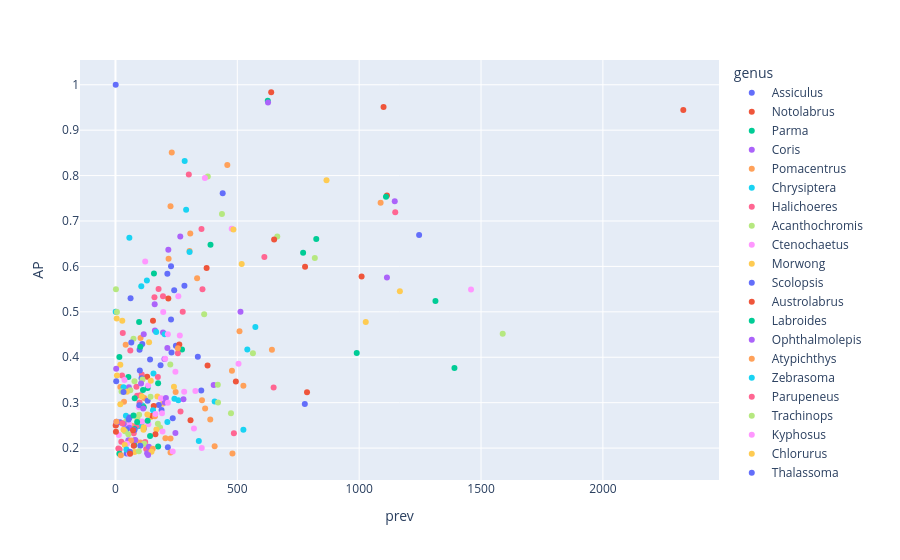

Write notebook code for a chart like this one.
### Code cell
import plotly.express as px
best_species = pd.read_csv(pred_path.parent / 'best_species_300.csv', index_col = 0)
best_species['genus'] = best_species.index.to_series().apply(lambda x: str(x).split()[0])

px.scatter(best_species, x='prev', y='AP', color='genus')
